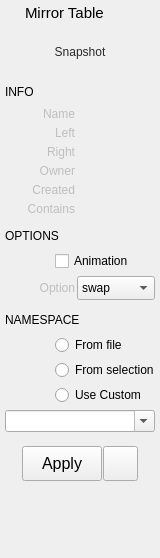
<?xml version="1.0" encoding="UTF-8"?>
<ui version="4.0">
 <class>Form</class>
 <widget class="QWidget" name="Form">
  <property name="geometry">
   <rect>
    <x>0</x>
    <y>0</y>
    <width>160</width>
    <height>558</height>
   </rect>
  </property>
  <property name="sizePolicy">
   <sizepolicy hsizetype="Preferred" vsizetype="Preferred">
    <horstretch>0</horstretch>
    <verstretch>0</verstretch>
   </sizepolicy>
  </property>
  <property name="minimumSize">
   <size>
    <width>160</width>
    <height>490</height>
   </size>
  </property>
  <property name="maximumSize">
   <size>
    <width>16777215</width>
    <height>16777215</height>
   </size>
  </property>
  <property name="windowTitle">
   <string>Form</string>
  </property>
  <property name="styleSheet">
   <string notr="true"/>
  </property>
  <layout class="QVBoxLayout" name="verticalLayout">
   <property name="spacing">
    <number>5</number>
   </property>
   <property name="leftMargin">
    <number>5</number>
   </property>
   <property name="topMargin">
    <number>2</number>
   </property>
   <property name="rightMargin">
    <number>5</number>
   </property>
   <property name="bottomMargin">
    <number>2</number>
   </property>
   <item>
    <layout class="QHBoxLayout" name="horizontalLayout_18">
     <property name="leftMargin">
      <number>2</number>
     </property>
     <property name="topMargin">
      <number>2</number>
     </property>
     <property name="rightMargin">
      <number>2</number>
     </property>
     <property name="bottomMargin">
      <number>0</number>
     </property>
     <item>
      <widget class="QLabel" name="label_6">
       <property name="maximumSize">
        <size>
         <width>13</width>
         <height>13</height>
        </size>
       </property>
       <property name="text">
        <string/>
       </property>
       <property name="pixmap">
        <pixmap>../icons/mirrortable2.png</pixmap>
       </property>
       <property name="scaledContents">
        <bool>true</bool>
       </property>
      </widget>
     </item>
     <item>
      <widget class="QLabel" name="label_2">
       <property name="font">
        <font>
         <family>Arial</family>
         <pointsize>11</pointsize>
         <weight>50</weight>
         <bold>false</bold>
        </font>
       </property>
       <property name="text">
        <string>Mirror Table</string>
       </property>
      </widget>
     </item>
    </layout>
   </item>
   <item>
    <layout class="QHBoxLayout" name="thumbnailLayout">
     <property name="spacing">
      <number>0</number>
     </property>
     <property name="topMargin">
      <number>0</number>
     </property>
     <property name="bottomMargin">
      <number>0</number>
     </property>
     <item>
      <widget class="QFrame" name="thumbnailFrame">
       <property name="sizePolicy">
        <sizepolicy hsizetype="Expanding" vsizetype="Expanding">
         <horstretch>0</horstretch>
         <verstretch>1</verstretch>
        </sizepolicy>
       </property>
       <property name="minimumSize">
        <size>
         <width>50</width>
         <height>50</height>
        </size>
       </property>
       <property name="maximumSize">
        <size>
         <width>150</width>
         <height>150</height>
        </size>
       </property>
       <property name="styleSheet">
        <string notr="true"/>
       </property>
       <property name="frameShape">
        <enum>QFrame::NoFrame</enum>
       </property>
       <property name="frameShadow">
        <enum>QFrame::Plain</enum>
       </property>
       <property name="lineWidth">
        <number>0</number>
       </property>
       <layout class="QVBoxLayout" name="verticalLayout_4">
        <property name="spacing">
         <number>0</number>
        </property>
        <property name="margin">
         <number>0</number>
        </property>
        <item>
         <widget class="QToolButton" name="thumbnailButton">
          <property name="enabled">
           <bool>true</bool>
          </property>
          <property name="sizePolicy">
           <sizepolicy hsizetype="Expanding" vsizetype="Expanding">
            <horstretch>0</horstretch>
            <verstretch>1</verstretch>
           </sizepolicy>
          </property>
          <property name="minimumSize">
           <size>
            <width>0</width>
            <height>0</height>
           </size>
          </property>
          <property name="maximumSize">
           <size>
            <width>150</width>
            <height>150</height>
           </size>
          </property>
          <property name="toolTip">
           <string>Take snapshot</string>
          </property>
          <property name="layoutDirection">
           <enum>Qt::LeftToRight</enum>
          </property>
          <property name="styleSheet">
           <string notr="true">color: rgb(40, 40, 40);
border: 1px solid rgb(0, 0, 0, 0);
background-color: rgb(254, 255, 230, 0);</string>
          </property>
          <property name="text">
           <string>Snapshot</string>
          </property>
          <property name="icon">
           <iconset>
            <normaloff>../icons/thumbnail.png</normaloff>../icons/thumbnail.png</iconset>
          </property>
          <property name="iconSize">
           <size>
            <width>150</width>
            <height>150</height>
           </size>
          </property>
          <property name="popupMode">
           <enum>QToolButton::InstantPopup</enum>
          </property>
          <property name="toolButtonStyle">
           <enum>Qt::ToolButtonIconOnly</enum>
          </property>
          <property name="autoRaise">
           <bool>false</bool>
          </property>
         </widget>
        </item>
       </layout>
      </widget>
     </item>
    </layout>
   </item>
   <item>
    <layout class="QHBoxLayout" name="horizontalLayout_7">
     <property name="topMargin">
      <number>0</number>
     </property>
     <item>
      <widget class="QLabel" name="label_8">
       <property name="minimumSize">
        <size>
         <width>100</width>
         <height>0</height>
        </size>
       </property>
       <property name="maximumSize">
        <size>
         <width>16777215</width>
         <height>16777215</height>
        </size>
       </property>
       <property name="font">
        <font>
         <family>Arial</family>
         <pointsize>9</pointsize>
         <weight>50</weight>
         <bold>false</bold>
        </font>
       </property>
       <property name="text">
        <string>INFO</string>
       </property>
      </widget>
     </item>
     <item>
      <spacer name="horizontalSpacer_2">
       <property name="orientation">
        <enum>Qt::Horizontal</enum>
       </property>
       <property name="sizeHint" stdset="0">
        <size>
         <width>40</width>
         <height>20</height>
        </size>
       </property>
      </spacer>
     </item>
    </layout>
   </item>
   <item>
    <layout class="QHBoxLayout" name="horizontalLayout">
     <property name="spacing">
      <number>6</number>
     </property>
     <property name="topMargin">
      <number>0</number>
     </property>
     <item>
      <widget class="QLabel" name="label">
       <property name="enabled">
        <bool>false</bool>
       </property>
       <property name="sizePolicy">
        <sizepolicy hsizetype="Preferred" vsizetype="Preferred">
         <horstretch>2</horstretch>
         <verstretch>0</verstretch>
        </sizepolicy>
       </property>
       <property name="minimumSize">
        <size>
         <width>70</width>
         <height>0</height>
        </size>
       </property>
       <property name="maximumSize">
        <size>
         <width>16777215</width>
         <height>16777215</height>
        </size>
       </property>
       <property name="text">
        <string>Name</string>
       </property>
       <property name="alignment">
        <set>Qt::AlignRight|Qt::AlignTrailing|Qt::AlignVCenter</set>
       </property>
      </widget>
     </item>
     <item>
      <widget class="QLabel" name="name">
       <property name="enabled">
        <bool>true</bool>
       </property>
       <property name="sizePolicy">
        <sizepolicy hsizetype="Ignored" vsizetype="Preferred">
         <horstretch>4</horstretch>
         <verstretch>0</verstretch>
        </sizepolicy>
       </property>
       <property name="text">
        <string/>
       </property>
      </widget>
     </item>
    </layout>
   </item>
   <item>
    <layout class="QHBoxLayout" name="horizontalLayout_4">
     <property name="spacing">
      <number>6</number>
     </property>
     <property name="topMargin">
      <number>0</number>
     </property>
     <item>
      <widget class="QLabel" name="label_4">
       <property name="enabled">
        <bool>false</bool>
       </property>
       <property name="sizePolicy">
        <sizepolicy hsizetype="Preferred" vsizetype="Preferred">
         <horstretch>2</horstretch>
         <verstretch>0</verstretch>
        </sizepolicy>
       </property>
       <property name="minimumSize">
        <size>
         <width>70</width>
         <height>0</height>
        </size>
       </property>
       <property name="maximumSize">
        <size>
         <width>16777215</width>
         <height>16777215</height>
        </size>
       </property>
       <property name="text">
        <string>Left</string>
       </property>
       <property name="alignment">
        <set>Qt::AlignRight|Qt::AlignTrailing|Qt::AlignVCenter</set>
       </property>
      </widget>
     </item>
     <item>
      <widget class="QLabel" name="left">
       <property name="enabled">
        <bool>true</bool>
       </property>
       <property name="sizePolicy">
        <sizepolicy hsizetype="Ignored" vsizetype="Preferred">
         <horstretch>4</horstretch>
         <verstretch>0</verstretch>
        </sizepolicy>
       </property>
       <property name="text">
        <string/>
       </property>
      </widget>
     </item>
    </layout>
   </item>
   <item>
    <layout class="QHBoxLayout" name="horizontalLayout_13">
     <property name="spacing">
      <number>6</number>
     </property>
     <property name="topMargin">
      <number>0</number>
     </property>
     <item>
      <widget class="QLabel" name="label_5">
       <property name="enabled">
        <bool>false</bool>
       </property>
       <property name="sizePolicy">
        <sizepolicy hsizetype="Preferred" vsizetype="Preferred">
         <horstretch>2</horstretch>
         <verstretch>0</verstretch>
        </sizepolicy>
       </property>
       <property name="minimumSize">
        <size>
         <width>70</width>
         <height>0</height>
        </size>
       </property>
       <property name="maximumSize">
        <size>
         <width>16777215</width>
         <height>16777215</height>
        </size>
       </property>
       <property name="text">
        <string>Right</string>
       </property>
       <property name="alignment">
        <set>Qt::AlignRight|Qt::AlignTrailing|Qt::AlignVCenter</set>
       </property>
      </widget>
     </item>
     <item>
      <widget class="QLabel" name="right">
       <property name="enabled">
        <bool>true</bool>
       </property>
       <property name="sizePolicy">
        <sizepolicy hsizetype="Ignored" vsizetype="Preferred">
         <horstretch>4</horstretch>
         <verstretch>0</verstretch>
        </sizepolicy>
       </property>
       <property name="text">
        <string/>
       </property>
      </widget>
     </item>
    </layout>
   </item>
   <item>
    <layout class="QHBoxLayout" name="horizontalLayout_9">
     <property name="spacing">
      <number>6</number>
     </property>
     <property name="topMargin">
      <number>0</number>
     </property>
     <item>
      <widget class="QLabel" name="label_13">
       <property name="enabled">
        <bool>false</bool>
       </property>
       <property name="sizePolicy">
        <sizepolicy hsizetype="Preferred" vsizetype="Expanding">
         <horstretch>2</horstretch>
         <verstretch>0</verstretch>
        </sizepolicy>
       </property>
       <property name="minimumSize">
        <size>
         <width>70</width>
         <height>0</height>
        </size>
       </property>
       <property name="maximumSize">
        <size>
         <width>16777215</width>
         <height>500</height>
        </size>
       </property>
       <property name="text">
        <string>Owner</string>
       </property>
       <property name="alignment">
        <set>Qt::AlignRight|Qt::AlignTop|Qt::AlignTrailing</set>
       </property>
      </widget>
     </item>
     <item>
      <widget class="QLabel" name="owner">
       <property name="enabled">
        <bool>true</bool>
       </property>
       <property name="sizePolicy">
        <sizepolicy hsizetype="Ignored" vsizetype="Expanding">
         <horstretch>4</horstretch>
         <verstretch>0</verstretch>
        </sizepolicy>
       </property>
       <property name="minimumSize">
        <size>
         <width>0</width>
         <height>0</height>
        </size>
       </property>
       <property name="maximumSize">
        <size>
         <width>16777215</width>
         <height>16777215</height>
        </size>
       </property>
       <property name="styleSheet">
        <string notr="true"/>
       </property>
       <property name="text">
        <string/>
       </property>
       <property name="alignment">
        <set>Qt::AlignLeading|Qt::AlignLeft|Qt::AlignTop</set>
       </property>
       <property name="wordWrap">
        <bool>true</bool>
       </property>
      </widget>
     </item>
    </layout>
   </item>
   <item>
    <layout class="QHBoxLayout" name="horizontalLayout_11">
     <property name="spacing">
      <number>6</number>
     </property>
     <property name="topMargin">
      <number>0</number>
     </property>
     <item>
      <widget class="QLabel" name="label_14">
       <property name="enabled">
        <bool>false</bool>
       </property>
       <property name="sizePolicy">
        <sizepolicy hsizetype="Preferred" vsizetype="Expanding">
         <horstretch>2</horstretch>
         <verstretch>0</verstretch>
        </sizepolicy>
       </property>
       <property name="minimumSize">
        <size>
         <width>70</width>
         <height>0</height>
        </size>
       </property>
       <property name="maximumSize">
        <size>
         <width>16777215</width>
         <height>500</height>
        </size>
       </property>
       <property name="text">
        <string>Created</string>
       </property>
       <property name="alignment">
        <set>Qt::AlignRight|Qt::AlignTop|Qt::AlignTrailing</set>
       </property>
      </widget>
     </item>
     <item>
      <widget class="QLabel" name="created">
       <property name="enabled">
        <bool>true</bool>
       </property>
       <property name="sizePolicy">
        <sizepolicy hsizetype="Expanding" vsizetype="Expanding">
         <horstretch>4</horstretch>
         <verstretch>0</verstretch>
        </sizepolicy>
       </property>
       <property name="minimumSize">
        <size>
         <width>0</width>
         <height>0</height>
        </size>
       </property>
       <property name="maximumSize">
        <size>
         <width>16777215</width>
         <height>16777215</height>
        </size>
       </property>
       <property name="styleSheet">
        <string notr="true"/>
       </property>
       <property name="text">
        <string/>
       </property>
       <property name="alignment">
        <set>Qt::AlignLeading|Qt::AlignLeft|Qt::AlignTop</set>
       </property>
       <property name="wordWrap">
        <bool>true</bool>
       </property>
      </widget>
     </item>
    </layout>
   </item>
   <item>
    <layout class="QHBoxLayout" name="horizontalLayout_15">
     <property name="spacing">
      <number>6</number>
     </property>
     <property name="topMargin">
      <number>0</number>
     </property>
     <property name="bottomMargin">
      <number>0</number>
     </property>
     <item>
      <widget class="QLabel" name="label_15">
       <property name="enabled">
        <bool>false</bool>
       </property>
       <property name="sizePolicy">
        <sizepolicy hsizetype="Preferred" vsizetype="Expanding">
         <horstretch>2</horstretch>
         <verstretch>0</verstretch>
        </sizepolicy>
       </property>
       <property name="minimumSize">
        <size>
         <width>70</width>
         <height>0</height>
        </size>
       </property>
       <property name="maximumSize">
        <size>
         <width>16777215</width>
         <height>500</height>
        </size>
       </property>
       <property name="text">
        <string>Contains</string>
       </property>
       <property name="alignment">
        <set>Qt::AlignRight|Qt::AlignTop|Qt::AlignTrailing</set>
       </property>
      </widget>
     </item>
     <item>
      <widget class="QLabel" name="contains">
       <property name="enabled">
        <bool>true</bool>
       </property>
       <property name="sizePolicy">
        <sizepolicy hsizetype="Expanding" vsizetype="MinimumExpanding">
         <horstretch>4</horstretch>
         <verstretch>0</verstretch>
        </sizepolicy>
       </property>
       <property name="minimumSize">
        <size>
         <width>0</width>
         <height>0</height>
        </size>
       </property>
       <property name="maximumSize">
        <size>
         <width>16777215</width>
         <height>16777215</height>
        </size>
       </property>
       <property name="styleSheet">
        <string notr="true"/>
       </property>
       <property name="text">
        <string/>
       </property>
       <property name="alignment">
        <set>Qt::AlignLeading|Qt::AlignLeft|Qt::AlignTop</set>
       </property>
       <property name="wordWrap">
        <bool>true</bool>
       </property>
      </widget>
     </item>
    </layout>
   </item>
   <item>
    <layout class="QHBoxLayout" name="horizontalLayout_8">
     <property name="topMargin">
      <number>5</number>
     </property>
     <item>
      <widget class="QLabel" name="label_7">
       <property name="minimumSize">
        <size>
         <width>100</width>
         <height>0</height>
        </size>
       </property>
       <property name="maximumSize">
        <size>
         <width>16777215</width>
         <height>16777215</height>
        </size>
       </property>
       <property name="font">
        <font>
         <family>Arial</family>
         <pointsize>9</pointsize>
         <weight>50</weight>
         <bold>false</bold>
        </font>
       </property>
       <property name="text">
        <string>OPTIONS</string>
       </property>
      </widget>
     </item>
     <item>
      <spacer name="horizontalSpacer">
       <property name="orientation">
        <enum>Qt::Horizontal</enum>
       </property>
       <property name="sizeHint" stdset="0">
        <size>
         <width>40</width>
         <height>20</height>
        </size>
       </property>
      </spacer>
     </item>
    </layout>
   </item>
   <item>
    <layout class="QHBoxLayout" name="horizontalLayout_19">
     <property name="spacing">
      <number>2</number>
     </property>
     <property name="leftMargin">
      <number>0</number>
     </property>
     <property name="topMargin">
      <number>0</number>
     </property>
     <item>
      <widget class="QLabel" name="label_20">
       <property name="sizePolicy">
        <sizepolicy hsizetype="Preferred" vsizetype="Preferred">
         <horstretch>2</horstretch>
         <verstretch>0</verstretch>
        </sizepolicy>
       </property>
       <property name="minimumSize">
        <size>
         <width>40</width>
         <height>0</height>
        </size>
       </property>
       <property name="maximumSize">
        <size>
         <width>16777215</width>
         <height>16777215</height>
        </size>
       </property>
       <property name="layoutDirection">
        <enum>Qt::LeftToRight</enum>
       </property>
       <property name="text">
        <string/>
       </property>
       <property name="alignment">
        <set>Qt::AlignRight|Qt::AlignTrailing|Qt::AlignVCenter</set>
       </property>
      </widget>
     </item>
     <item>
      <widget class="QCheckBox" name="mirrorAnimationCheckBox">
       <property name="sizePolicy">
        <sizepolicy hsizetype="Minimum" vsizetype="Fixed">
         <horstretch>4</horstretch>
         <verstretch>0</verstretch>
        </sizepolicy>
       </property>
       <property name="minimumSize">
        <size>
         <width>100</width>
         <height>0</height>
        </size>
       </property>
       <property name="text">
        <string>Animation</string>
       </property>
      </widget>
     </item>
    </layout>
   </item>
   <item>
    <layout class="QHBoxLayout" name="horizontalLayout_16">
     <property name="spacing">
      <number>2</number>
     </property>
     <property name="topMargin">
      <number>0</number>
     </property>
     <item>
      <widget class="QLabel" name="label_12">
       <property name="enabled">
        <bool>false</bool>
       </property>
       <property name="sizePolicy">
        <sizepolicy hsizetype="Preferred" vsizetype="Preferred">
         <horstretch>2</horstretch>
         <verstretch>0</verstretch>
        </sizepolicy>
       </property>
       <property name="minimumSize">
        <size>
         <width>70</width>
         <height>0</height>
        </size>
       </property>
       <property name="maximumSize">
        <size>
         <width>16777215</width>
         <height>16777215</height>
        </size>
       </property>
       <property name="text">
        <string>Option</string>
       </property>
       <property name="alignment">
        <set>Qt::AlignRight|Qt::AlignTrailing|Qt::AlignVCenter</set>
       </property>
      </widget>
     </item>
     <item>
      <widget class="QComboBox" name="mirrorOptionComboBox">
       <property name="sizePolicy">
        <sizepolicy hsizetype="Preferred" vsizetype="Fixed">
         <horstretch>4</horstretch>
         <verstretch>0</verstretch>
        </sizepolicy>
       </property>
       <property name="minimumSize">
        <size>
         <width>0</width>
         <height>24</height>
        </size>
       </property>
       <property name="maximumSize">
        <size>
         <width>16777215</width>
         <height>16777215</height>
        </size>
       </property>
       <item>
        <property name="text">
         <string>swap</string>
        </property>
       </item>
       <item>
        <property name="text">
         <string>left to right</string>
        </property>
       </item>
       <item>
        <property name="text">
         <string>right to left</string>
        </property>
       </item>
      </widget>
     </item>
    </layout>
   </item>
   <item>
    <layout class="QHBoxLayout" name="horizontalLayout_20">
     <property name="topMargin">
      <number>5</number>
     </property>
     <item>
      <widget class="QLabel" name="label_10">
       <property name="minimumSize">
        <size>
         <width>100</width>
         <height>0</height>
        </size>
       </property>
       <property name="maximumSize">
        <size>
         <width>16777215</width>
         <height>16777215</height>
        </size>
       </property>
       <property name="font">
        <font>
         <family>Arial</family>
         <pointsize>9</pointsize>
         <weight>50</weight>
         <bold>false</bold>
        </font>
       </property>
       <property name="text">
        <string>NAMESPACE</string>
       </property>
      </widget>
     </item>
     <item>
      <spacer name="horizontalSpacer_5">
       <property name="orientation">
        <enum>Qt::Horizontal</enum>
       </property>
       <property name="sizeHint" stdset="0">
        <size>
         <width>40</width>
         <height>20</height>
        </size>
       </property>
      </spacer>
     </item>
    </layout>
   </item>
   <item>
    <layout class="QHBoxLayout" name="horizontalLayout_5">
     <property name="spacing">
      <number>2</number>
     </property>
     <property name="leftMargin">
      <number>0</number>
     </property>
     <property name="topMargin">
      <number>0</number>
     </property>
     <item>
      <widget class="QLabel" name="label_16">
       <property name="sizePolicy">
        <sizepolicy hsizetype="Preferred" vsizetype="Preferred">
         <horstretch>2</horstretch>
         <verstretch>0</verstretch>
        </sizepolicy>
       </property>
       <property name="minimumSize">
        <size>
         <width>40</width>
         <height>0</height>
        </size>
       </property>
       <property name="maximumSize">
        <size>
         <width>16777215</width>
         <height>16777215</height>
        </size>
       </property>
       <property name="layoutDirection">
        <enum>Qt::LeftToRight</enum>
       </property>
       <property name="text">
        <string/>
       </property>
       <property name="alignment">
        <set>Qt::AlignRight|Qt::AlignTrailing|Qt::AlignVCenter</set>
       </property>
      </widget>
     </item>
     <item>
      <widget class="QRadioButton" name="useFileNamespace">
       <property name="sizePolicy">
        <sizepolicy hsizetype="Preferred" vsizetype="Fixed">
         <horstretch>4</horstretch>
         <verstretch>0</verstretch>
        </sizepolicy>
       </property>
       <property name="minimumSize">
        <size>
         <width>100</width>
         <height>0</height>
        </size>
       </property>
       <property name="text">
        <string>From file</string>
       </property>
      </widget>
     </item>
    </layout>
   </item>
   <item>
    <layout class="QHBoxLayout" name="horizontalLayout_10">
     <property name="spacing">
      <number>2</number>
     </property>
     <property name="leftMargin">
      <number>0</number>
     </property>
     <property name="topMargin">
      <number>0</number>
     </property>
     <item>
      <widget class="QLabel" name="label_17">
       <property name="sizePolicy">
        <sizepolicy hsizetype="Preferred" vsizetype="Preferred">
         <horstretch>2</horstretch>
         <verstretch>0</verstretch>
        </sizepolicy>
       </property>
       <property name="minimumSize">
        <size>
         <width>40</width>
         <height>0</height>
        </size>
       </property>
       <property name="maximumSize">
        <size>
         <width>16777215</width>
         <height>16777215</height>
        </size>
       </property>
       <property name="layoutDirection">
        <enum>Qt::LeftToRight</enum>
       </property>
       <property name="text">
        <string/>
       </property>
       <property name="alignment">
        <set>Qt::AlignRight|Qt::AlignTrailing|Qt::AlignVCenter</set>
       </property>
      </widget>
     </item>
     <item>
      <widget class="QRadioButton" name="useSelectionNamespace">
       <property name="sizePolicy">
        <sizepolicy hsizetype="Preferred" vsizetype="Fixed">
         <horstretch>4</horstretch>
         <verstretch>0</verstretch>
        </sizepolicy>
       </property>
       <property name="minimumSize">
        <size>
         <width>100</width>
         <height>0</height>
        </size>
       </property>
       <property name="text">
        <string>From selection</string>
       </property>
      </widget>
     </item>
    </layout>
   </item>
   <item>
    <layout class="QHBoxLayout" name="horizontalLayout_12">
     <property name="spacing">
      <number>2</number>
     </property>
     <property name="leftMargin">
      <number>0</number>
     </property>
     <property name="topMargin">
      <number>0</number>
     </property>
     <item>
      <widget class="QLabel" name="label_19">
       <property name="sizePolicy">
        <sizepolicy hsizetype="Preferred" vsizetype="Preferred">
         <horstretch>2</horstretch>
         <verstretch>0</verstretch>
        </sizepolicy>
       </property>
       <property name="minimumSize">
        <size>
         <width>40</width>
         <height>0</height>
        </size>
       </property>
       <property name="maximumSize">
        <size>
         <width>16777215</width>
         <height>16777215</height>
        </size>
       </property>
       <property name="layoutDirection">
        <enum>Qt::LeftToRight</enum>
       </property>
       <property name="text">
        <string/>
       </property>
       <property name="alignment">
        <set>Qt::AlignRight|Qt::AlignTrailing|Qt::AlignVCenter</set>
       </property>
      </widget>
     </item>
     <item>
      <widget class="QRadioButton" name="useCustomNamespace">
       <property name="sizePolicy">
        <sizepolicy hsizetype="Preferred" vsizetype="Fixed">
         <horstretch>4</horstretch>
         <verstretch>0</verstretch>
        </sizepolicy>
       </property>
       <property name="minimumSize">
        <size>
         <width>100</width>
         <height>0</height>
        </size>
       </property>
       <property name="text">
        <string>Use Custom</string>
       </property>
      </widget>
     </item>
    </layout>
   </item>
   <item>
    <widget class="QComboBox" name="namespaceComboBox">
     <property name="sizePolicy">
      <sizepolicy hsizetype="Preferred" vsizetype="Preferred">
       <horstretch>0</horstretch>
       <verstretch>0</verstretch>
      </sizepolicy>
     </property>
     <property name="editable">
      <bool>true</bool>
     </property>
     <property name="frame">
      <bool>true</bool>
     </property>
    </widget>
   </item>
   <item>
    <widget class="QFrame" name="previewButtons">
     <property name="frameShape">
      <enum>QFrame::NoFrame</enum>
     </property>
     <property name="frameShadow">
      <enum>QFrame::Raised</enum>
     </property>
     <layout class="QHBoxLayout" name="horizontalLayout_6">
      <property name="spacing">
       <number>1</number>
      </property>
      <item>
       <spacer name="horizontalSpacer_3">
        <property name="orientation">
         <enum>Qt::Horizontal</enum>
        </property>
        <property name="sizeHint" stdset="0">
         <size>
          <width>40</width>
          <height>20</height>
         </size>
        </property>
       </spacer>
      </item>
      <item>
       <widget class="QPushButton" name="acceptButton">
        <property name="sizePolicy">
         <sizepolicy hsizetype="Preferred" vsizetype="Fixed">
          <horstretch>0</horstretch>
          <verstretch>0</verstretch>
         </sizepolicy>
        </property>
        <property name="minimumSize">
         <size>
          <width>80</width>
          <height>35</height>
         </size>
        </property>
        <property name="maximumSize">
         <size>
          <width>125</width>
          <height>35</height>
         </size>
        </property>
        <property name="font">
         <font>
          <family>Arial</family>
          <pointsize>12</pointsize>
          <weight>50</weight>
          <bold>false</bold>
         </font>
        </property>
        <property name="toolTip">
         <string/>
        </property>
        <property name="styleSheet">
         <string notr="true"/>
        </property>
        <property name="text">
         <string>Apply</string>
        </property>
       </widget>
      </item>
      <item>
       <widget class="QPushButton" name="selectionSetButton">
        <property name="minimumSize">
         <size>
          <width>35</width>
          <height>35</height>
         </size>
        </property>
        <property name="maximumSize">
         <size>
          <width>35</width>
          <height>16777215</height>
         </size>
        </property>
        <property name="text">
         <string/>
        </property>
        <property name="icon">
         <iconset>
          <normaloff>../icons/selectionSet2.png</normaloff>../icons/selectionSet2.png</iconset>
        </property>
        <property name="iconSize">
         <size>
          <width>25</width>
          <height>25</height>
         </size>
        </property>
       </widget>
      </item>
      <item>
       <spacer name="horizontalSpacer_4">
        <property name="orientation">
         <enum>Qt::Horizontal</enum>
        </property>
        <property name="sizeHint" stdset="0">
         <size>
          <width>40</width>
          <height>20</height>
         </size>
        </property>
       </spacer>
      </item>
     </layout>
    </widget>
   </item>
   <item>
    <widget class="QFrame" name="frame">
     <property name="sizePolicy">
      <sizepolicy hsizetype="Preferred" vsizetype="Expanding">
       <horstretch>0</horstretch>
       <verstretch>2</verstretch>
      </sizepolicy>
     </property>
     <property name="frameShape">
      <enum>QFrame::NoFrame</enum>
     </property>
     <property name="frameShadow">
      <enum>QFrame::Raised</enum>
     </property>
    </widget>
   </item>
   <item>
    <widget class="QLabel" name="label_18">
     <property name="maximumSize">
      <size>
       <width>16777215</width>
       <height>0</height>
      </size>
     </property>
     <property name="text">
      <string/>
     </property>
    </widget>
   </item>
  </layout>
 </widget>
 <resources/>
 <connections/>
 <slots>
  <slot>snapshot()</slot>
  <slot>apply()</slot>
  <slot>edit()</slot>
  <slot>showContextMenu()</slot>
 </slots>
</ui>
